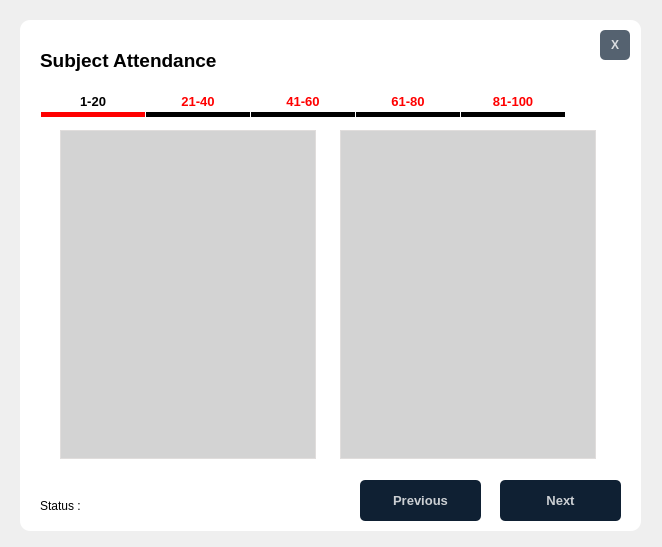
<?xml version="1.0" encoding="UTF-8"?>
<ui version="4.0">
 <class>sheet</class>
 <widget class="QDialog" name="sheet">
  <property name="geometry">
   <rect>
    <x>0</x>
    <y>0</y>
    <width>662</width>
    <height>547</height>
   </rect>
  </property>
  <property name="windowTitle">
   <string>Attendance Sheet</string>
  </property>
  <widget class="QLabel" name="background">
   <property name="geometry">
    <rect>
     <x>20</x>
     <y>20</y>
     <width>621</width>
     <height>511</height>
    </rect>
   </property>
   <property name="styleSheet">
    <string notr="true">background-color: rgb(255, 255, 255);
border-radius: 10px;</string>
   </property>
   <property name="text">
    <string/>
   </property>
  </widget>
  <widget class="QPushButton" name="exit">
   <property name="geometry">
    <rect>
     <x>600</x>
     <y>30</y>
     <width>30</width>
     <height>30</height>
    </rect>
   </property>
   <property name="font">
    <font>
     <bold>true</bold>
    </font>
   </property>
   <property name="styleSheet">
    <string notr="true">QPushButton
{
	background-color:rgba(85,98,112,255);
	color:rgba(255,255,255,200);
	border-radius:5px;
}
QPushButton:pressed
{
	padding-left:5px;
	padding-top:5px;
	background-color:rgba(255,107,107,255);
	background-position:calc(100% -10px)center;
}
QPushButton:hover
{
	background-color:rgba(255,107,107,255);
}</string>
   </property>
   <property name="text">
    <string>X</string>
   </property>
  </widget>
  <widget class="QTabWidget" name="tabWidget">
   <property name="geometry">
    <rect>
     <x>40</x>
     <y>90</y>
     <width>581</width>
     <height>381</height>
    </rect>
   </property>
   <property name="font">
    <font>
     <pointsize>10</pointsize>
     <bold>true</bold>
    </font>
   </property>
   <property name="styleSheet">
    <string notr="true">QTabWidget {  
    background-color:#0f2033;
    /*border-top: 2px solid #C2C7CB;*/
} 
QTabWidget::pane { /* The tab widget frame */ 
	/*border : 2px solid #0f2033;*/
	border: none;
	/*border-bottom-left-radius:10px;
	border-bottom-right-radius:10px;
	border-top-right-radius:10px;*/
} 
QTabBar::tab {  
    /*background-color:#0f2033;*/
	background-color:transparent; /**/
    /*border: 1px solid #4973b4;*/
	border-bottom: 5px solid black;
    min-width: 100px; 
    min-height:22px;
    padding: 0px  2px; 
    /*color: rgb(255, 255, 255);*/
	color: red; /**/
    margin-left: 1px;
	/*border-top-left-radius:5px;*/
	/*border-top-right-radius:5px;*/
}  
  
QTabBar::tab:selected { 
	border-bottom: 5px solid red;
	color: black;
    margin-top: 0px;
}
QTabBar::tab:hover{

}

QTabBar::tab:!selected {  
    margin-top: 0px; /* make non-selected tabs look smaller */  
}

QCheckBox {
	spacing: 15px;
	color: #4169e1;
}
QCheckBox::indicator {
	width: 18px;
	height: 18px;
}


QCheckBox:hover {
	color: #B31031;
}

/* Set image for QCheckBox indicator when it is unchecked  */
QCheckBox::indicator:unchecked {
	image: url(:/new/assets/assets/checkbox_unchecked.ico);
}

/* Set image for QCheckBox unchecked indicator when it is hovered and pressed  */
QCheckBox::indicator:unchecked:hover, QCheckBox::indicator:unchecked:pressed {
	image: url(:/new/assets/assets/checkbox_unchecked_hover_pressed.ico);
}

/* Set image for QCheckBox indicator when it is checked  */
QCheckBox::indicator:checked {
	image: url(:/new/assets/assets/checkbox_checked.ico);
}

/* Set image for QCheckBox checked indicator when it is hovered and pressed  */
QCheckBox::indicator:checked:hover, QCheckBox::indicator:checked:pressed {
	image: url(:/new/assets/assets/checkbox_checked_hover_pressed.ico);
}

QTableView{
	font: 9pt &quot;Arial&quot;;
    background-color:#D3D3D3; /*Background Color of the table*/
    border:1px solid #E0DDDC;
    gridline-color:lightgray; /*Color of the table lines*/
    color: rgb(0, 0, 0);/*Text Color*/
    alternate-background-color: white; /*Alternate Row Color*/
}
QTableView::item:selected{/*selected item properties*/
	background-color:#ddd;
	color:rgb(0, 0, 0);
}
QHeaderView{/*Whole header properties*/
	selection-background-color: #04AA6D;
}
QHeaderView::section { /*header section properties*/
    background-color: #0f2033;
	border: 1px solid white;
	font: 700 9pt &quot;Arial&quot;;
    color: white;
}</string>
   </property>
   <property name="currentIndex">
    <number>0</number>
   </property>
   <property name="tabsClosable">
    <bool>false</bool>
   </property>
   <property name="movable">
    <bool>false</bool>
   </property>
   <property name="tabBarAutoHide">
    <bool>false</bool>
   </property>
   <widget class="QWidget" name="table1">
    <attribute name="title">
     <string>1-20</string>
    </attribute>
    <widget class="QTableView" name="table01">
     <property name="geometry">
      <rect>
       <x>20</x>
       <y>13</y>
       <width>256</width>
       <height>329</height>
      </rect>
     </property>
     <property name="styleSheet">
      <string notr="true"/>
     </property>
     <property name="alternatingRowColors">
      <bool>true</bool>
     </property>
     <attribute name="verticalHeaderVisible">
      <bool>false</bool>
     </attribute>
    </widget>
    <widget class="QTableView" name="table02">
     <property name="geometry">
      <rect>
       <x>300</x>
       <y>13</y>
       <width>256</width>
       <height>329</height>
      </rect>
     </property>
     <property name="styleSheet">
      <string notr="true"/>
     </property>
     <property name="alternatingRowColors">
      <bool>true</bool>
     </property>
     <attribute name="verticalHeaderVisible">
      <bool>false</bool>
     </attribute>
    </widget>
   </widget>
   <widget class="QWidget" name="tab_2">
    <attribute name="title">
     <string>21-40</string>
    </attribute>
    <widget class="QTableView" name="table03">
     <property name="geometry">
      <rect>
       <x>20</x>
       <y>13</y>
       <width>256</width>
       <height>329</height>
      </rect>
     </property>
     <property name="styleSheet">
      <string notr="true"/>
     </property>
     <property name="alternatingRowColors">
      <bool>true</bool>
     </property>
     <attribute name="verticalHeaderVisible">
      <bool>false</bool>
     </attribute>
    </widget>
    <widget class="QTableView" name="table04">
     <property name="geometry">
      <rect>
       <x>300</x>
       <y>13</y>
       <width>256</width>
       <height>329</height>
      </rect>
     </property>
     <property name="styleSheet">
      <string notr="true"/>
     </property>
     <property name="alternatingRowColors">
      <bool>true</bool>
     </property>
     <attribute name="verticalHeaderVisible">
      <bool>false</bool>
     </attribute>
    </widget>
   </widget>
   <widget class="QWidget" name="tab_3">
    <attribute name="title">
     <string>41-60</string>
    </attribute>
    <widget class="QTableView" name="table05">
     <property name="geometry">
      <rect>
       <x>20</x>
       <y>13</y>
       <width>256</width>
       <height>329</height>
      </rect>
     </property>
     <property name="styleSheet">
      <string notr="true"/>
     </property>
     <property name="alternatingRowColors">
      <bool>true</bool>
     </property>
     <attribute name="verticalHeaderVisible">
      <bool>false</bool>
     </attribute>
    </widget>
    <widget class="QTableView" name="table06">
     <property name="geometry">
      <rect>
       <x>300</x>
       <y>13</y>
       <width>256</width>
       <height>329</height>
      </rect>
     </property>
     <property name="styleSheet">
      <string notr="true"/>
     </property>
     <property name="alternatingRowColors">
      <bool>true</bool>
     </property>
     <attribute name="verticalHeaderVisible">
      <bool>false</bool>
     </attribute>
    </widget>
   </widget>
   <widget class="QWidget" name="tab_4">
    <attribute name="title">
     <string>61-80</string>
    </attribute>
    <widget class="QTableView" name="table08">
     <property name="geometry">
      <rect>
       <x>300</x>
       <y>13</y>
       <width>256</width>
       <height>329</height>
      </rect>
     </property>
     <property name="styleSheet">
      <string notr="true"/>
     </property>
     <property name="alternatingRowColors">
      <bool>true</bool>
     </property>
     <attribute name="verticalHeaderVisible">
      <bool>false</bool>
     </attribute>
    </widget>
    <widget class="QTableView" name="table07">
     <property name="geometry">
      <rect>
       <x>20</x>
       <y>13</y>
       <width>256</width>
       <height>329</height>
      </rect>
     </property>
     <property name="styleSheet">
      <string notr="true"/>
     </property>
     <property name="alternatingRowColors">
      <bool>true</bool>
     </property>
     <attribute name="verticalHeaderVisible">
      <bool>false</bool>
     </attribute>
    </widget>
   </widget>
   <widget class="QWidget" name="tab_5">
    <attribute name="title">
     <string>81-100</string>
    </attribute>
    <widget class="QTableView" name="table10">
     <property name="geometry">
      <rect>
       <x>300</x>
       <y>17</y>
       <width>256</width>
       <height>324</height>
      </rect>
     </property>
     <property name="styleSheet">
      <string notr="true"/>
     </property>
    </widget>
    <widget class="QTableView" name="table09">
     <property name="geometry">
      <rect>
       <x>20</x>
       <y>13</y>
       <width>256</width>
       <height>329</height>
      </rect>
     </property>
     <property name="styleSheet">
      <string notr="true"/>
     </property>
     <property name="alternatingRowColors">
      <bool>true</bool>
     </property>
     <attribute name="verticalHeaderVisible">
      <bool>false</bool>
     </attribute>
    </widget>
   </widget>
  </widget>
  <widget class="QPushButton" name="btnNext">
   <property name="geometry">
    <rect>
     <x>500</x>
     <y>480</y>
     <width>121</width>
     <height>41</height>
    </rect>
   </property>
   <property name="font">
    <font>
     <pointsize>10</pointsize>
     <bold>true</bold>
    </font>
   </property>
   <property name="styleSheet">
    <string notr="true">QPushButton
{
	background-color:#0f2033;
	color:rgba(255,255,255,200);
	border-radius:5px;
}
QPushButton:pressed
{
	padding-left:5px;
	padding-top:5px;
	background-color:rgba(255,50,50,255);
	background-position:calc(100% -10px)center;
}
QPushButton:hover
{
	background-color:rgba(255,50,50,255);
}</string>
   </property>
   <property name="text">
    <string>Next</string>
   </property>
  </widget>
  <widget class="QLabel" name="sublbl">
   <property name="geometry">
    <rect>
     <x>40</x>
     <y>40</y>
     <width>211</width>
     <height>41</height>
    </rect>
   </property>
   <property name="font">
    <font>
     <pointsize>14</pointsize>
     <bold>true</bold>
    </font>
   </property>
   <property name="styleSheet">
    <string notr="true">color:black;</string>
   </property>
   <property name="text">
    <string>Subject Attendance</string>
   </property>
  </widget>
  <widget class="QPushButton" name="btnPrev">
   <property name="geometry">
    <rect>
     <x>360</x>
     <y>480</y>
     <width>121</width>
     <height>41</height>
    </rect>
   </property>
   <property name="font">
    <font>
     <pointsize>10</pointsize>
     <bold>true</bold>
    </font>
   </property>
   <property name="styleSheet">
    <string notr="true">QPushButton
{
	background-color:#0f2033;
	color:rgba(255,255,255,200);
	border-radius:5px;
}
QPushButton:pressed
{
	padding-left:5px;
	padding-top:5px;
	background-color:rgba(255,50,50,255);
	background-position:calc(100% -10px)center;
}
QPushButton:hover
{
	background-color:rgba(255,50,50,255);
}</string>
   </property>
   <property name="text">
    <string>Previous</string>
   </property>
  </widget>
  <widget class="QLabel" name="status">
   <property name="geometry">
    <rect>
     <x>40</x>
     <y>490</y>
     <width>101</width>
     <height>31</height>
    </rect>
   </property>
   <property name="styleSheet">
    <string notr="true">color:black;</string>
   </property>
   <property name="text">
    <string>Status : </string>
   </property>
  </widget>
 </widget>
 <resources/>
 <connections/>
</ui>
